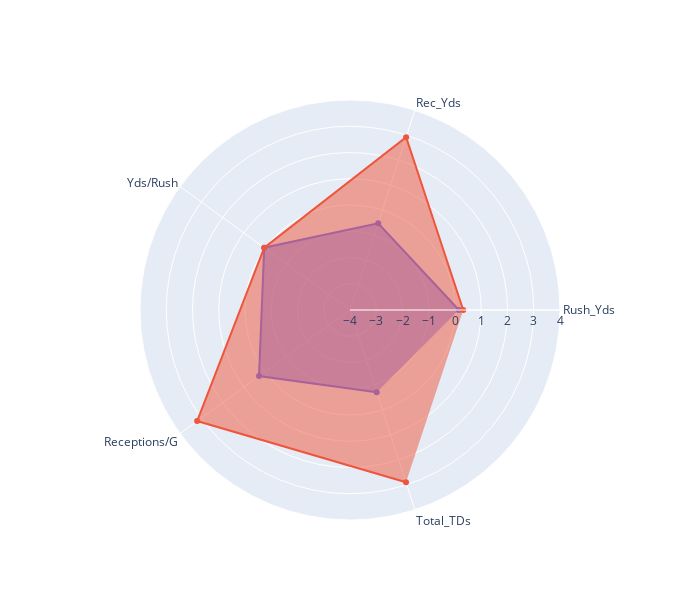

Notebook source saved alongside this figure:
### Markdown cell above
## Radar Chart for Player vs Player comparison of a variety of stats
* This visualization is showing a standardized set the players stats
    - The mean is 0 and -4 to 4 represent how many standard deviations the player is away from the mean of the stat in question
    - -1 to 1 represents 68% of players, -2 to 2 represents 95% of players, -3 to 3 represents 99% of players. This means that someone with a standard deviaiton of 2 97.5th percentile of player, conversely -2 would mean 2.5th percentile of players.
    - Standard deviation value is noted at r:___ in the plot
* Enter the two players you want to view in the Player_name's and click play, make sure to have correct spelling!

### Code cell
Player_name_1 = "Jonathan Taylor"
Player_name_2 = "Derrick Henry"


# -----------------------------------------------Background Tings---------------------------------------#

# Standardized data set of RBs
StandardizedRB = pd.DataFrame()
scaler = StandardScaler()

ctc = ["Player", "Rush_Yds", "Rec_Yds", "Yds/Rush", "Receptions/G", "Total_TDs"]
StandardizedRB = rb[ctc].copy()
Skip = "Player"

for column in StandardizedRB.columns:
    if column == Skip:
        continue
    StandardizedRB[column] = scaler.fit_transform(StandardizedRB[[column]])


# Values for player stats
Yards_data = StandardizedRB.loc[
    rb["Player"] == Player_name_1,
    [
        "Rush_Yds",
        "Rec_Yds",
        "Yds/Rush",
        "Receptions/G",
        "Total_TDs",
    ],
]
Pstats = Yards_data.values.tolist()[0]

Yards_data2 = StandardizedRB.loc[
    rb["Player"] == Player_name_2,
    [
        "Rush_Yds",
        "Rec_Yds",
        "Yds/Rush",
        "Receptions/G",
        "Total_TDs",
    ],
]
Pstats2 = Yards_data2.values.tolist()[0]

categories = ["Rush_Yds", "Rec_Yds", "Yds/Rush", "Receptions/G", "Total_TDs"]


# Radar plot
fig = go.Figure()

fig.add_trace(
    go.Scatterpolar(r=Pstats, theta=categories, fill="toself", name=Player_name_1)
)


fig.add_trace(
    go.Scatterpolar(r=Pstats2, theta=categories, fill="toself", name=Player_name_2)
)

fig.update_layout(
    polar=dict(radialaxis=dict(visible=True, range=[-4, 4])),
    showlegend=False,
    width=700,
    height=600,
)

fig.show()

### Figure 1 — Plotly figure (JSON) as saved in the notebook; plotly's stock layout.template omitted (floating-point values rounded to 4 significant figures)
{"data": [{"fill": "toself", "name": "Jonathan Taylor", "r": [0.1482, -0.5267, 0.03877, 0.2842, -0.7075], "theta": ["Rush_Yds", "Rec_Yds", "Yds/Rush", "Receptions/G", "Total_TDs"], "type": "scatterpolar"}, {"fill": "toself", "name": "Austin Ekeler", "r": [0.3137, 2.921, 0.03877, 3.198, 2.901], "theta": ["Rush_Yds", "Rec_Yds", "Yds/Rush", "Receptions/G", "Total_TDs"], "type": "scatterpolar"}], "layout": {"height": 600, "polar": {"radialaxis": {"range": [-4, 4], "visible": true}}, "showlegend": false, "width": 700}}
